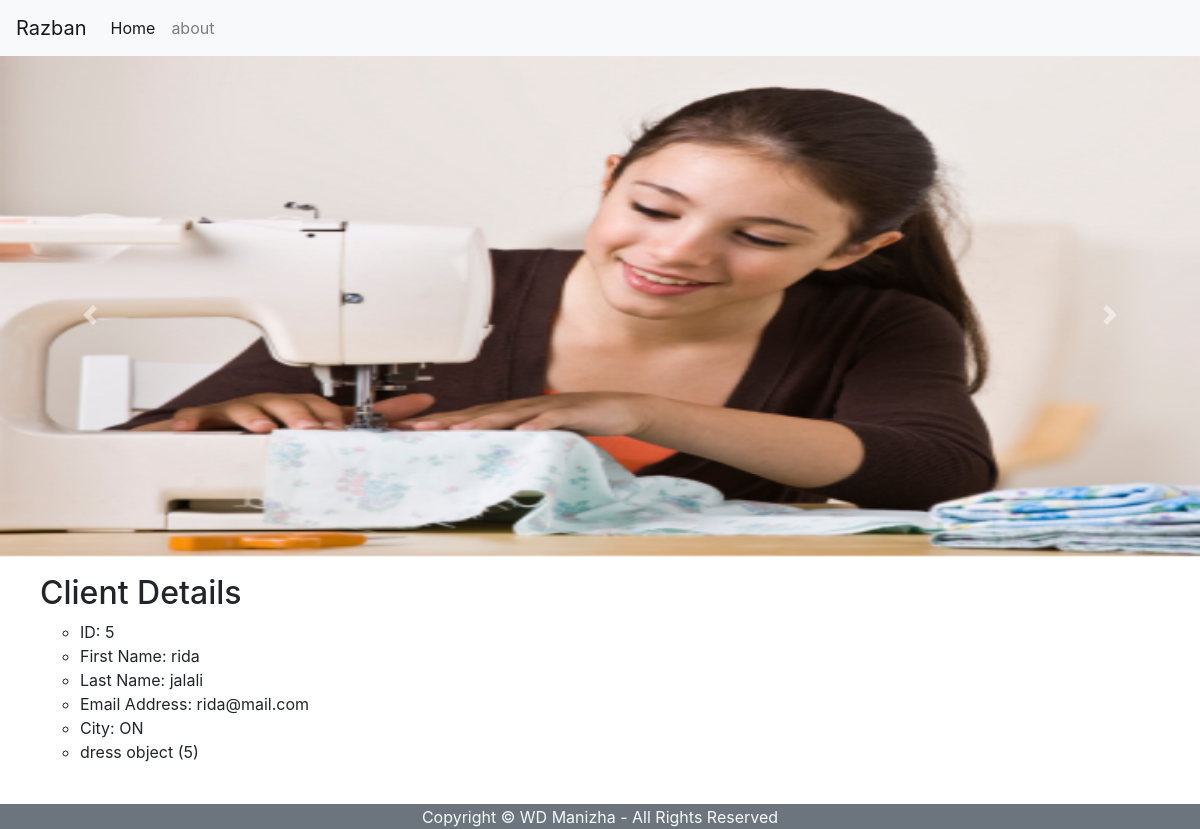
/registration/5/, run on the app's committed database.
### registration/models.py (models this page shows)
class client(models.Model):
    CITY_CHOICES = [('ON','Toronto'),('ON','Missisauga'),('ON','Milton'), ('NY', 'New York'), ('ON','Brampton')]
    COUNTRY_CHOICES = [('CA','Canada'),('USA','United State of America'),('EU','Europe')]
    first = models.CharField(max_length=43)
    last = models.CharField(max_length = 31)
    email = models.CharField(max_length=31)
    company = models.CharField(max_length=50 , blank = True)
    address = models.CharField(max_length=50, null=True)
    city = models.CharField(max_length=21, choices = CITY_CHOICES,)
    country = models.CharField(max_length=33, choices=COUNTRY_CHOICES,)
    phone = models.CharField(max_length=31, null=True)
    dress = models.ManyToManyField('dress')

class dress(models.Model):
    size = models.CharField(max_length= 9)

### registration/views.py (the view)
# urls.py: path('registration/<int:client_id>/', views.client_detail, name = 'client_detail'),
def client_detail(request, client_id):
    records = client.objects.get(id = client_id)
    return render(request, 'client.html', {'records':records})

### registration/templates/client.html
{%  extends 'base.html' %}
{% block content %}
<ul>
<h2> Client Details </h2>
<ul>
        <li>ID: {{ records.id }}</li>
        <li>First Name: {{ records.first }}</li>
        <li>Last Name: {{ records.last }}</li>
        <li>Email Address: {{ records.email }}</li>
        <li>City: {{ records.city }}</li>
    {% for item in records.dress.all %}
     <li>{{ item }}</li>
    {% endfor %}
</ul>
</ul>
{% endblock %}

### data on the page
client: id "5", first "rida", last "jalali", email "rida@mail.com", city "ON"
dress: id "dress object (5)"
